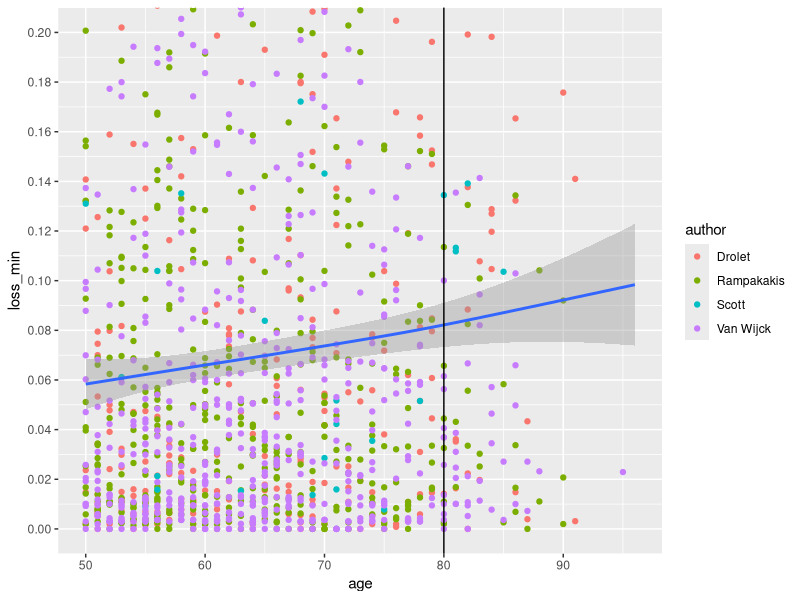
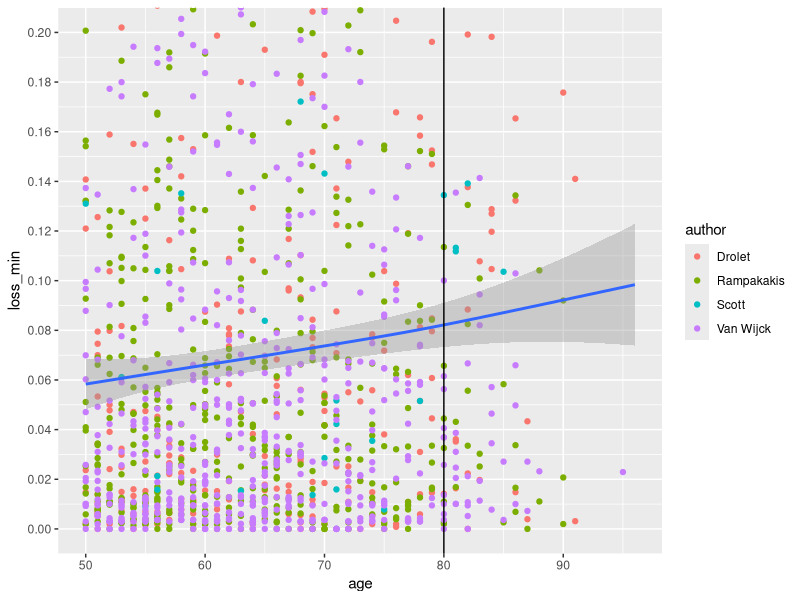
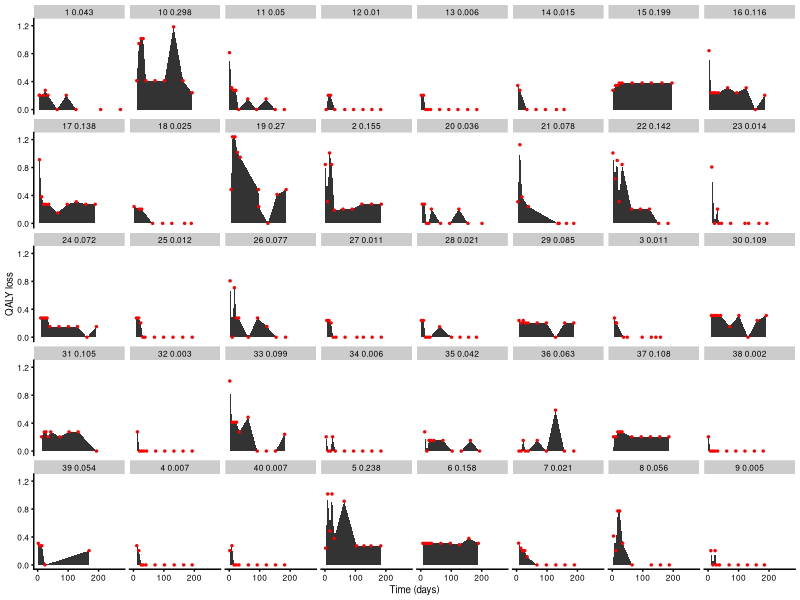
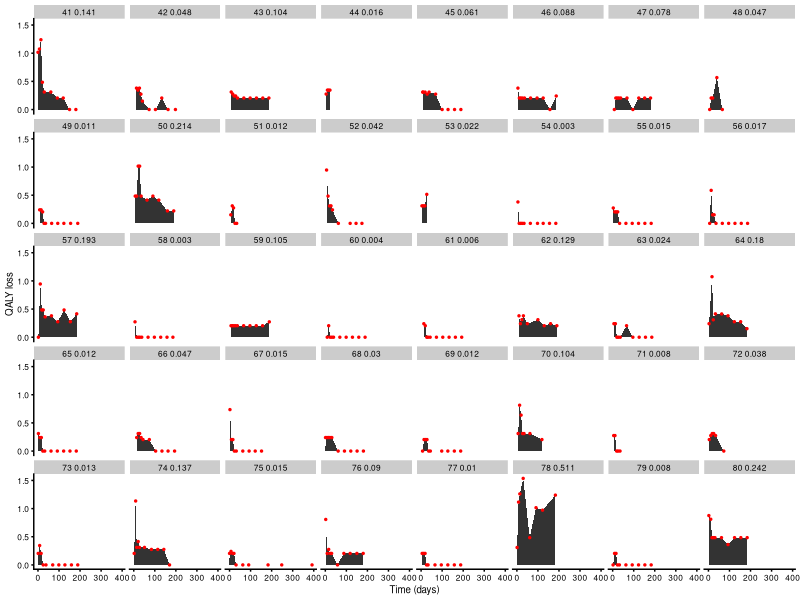
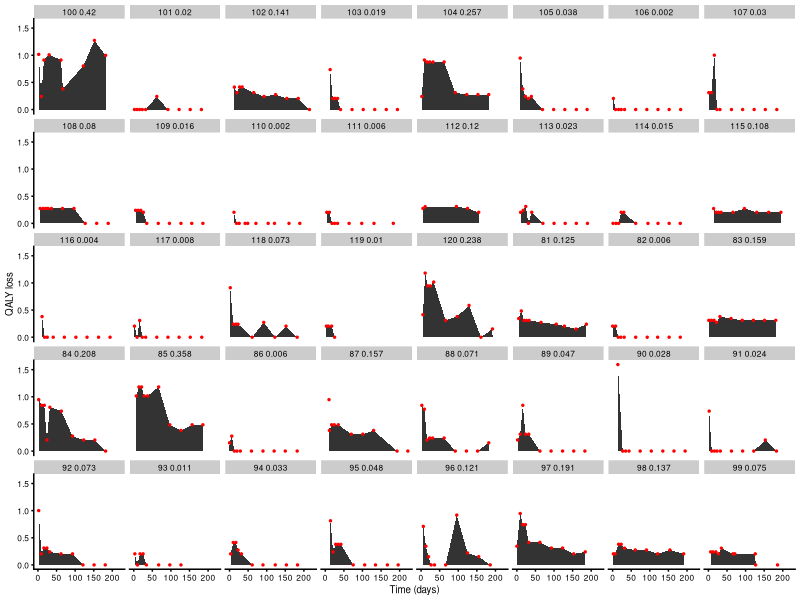
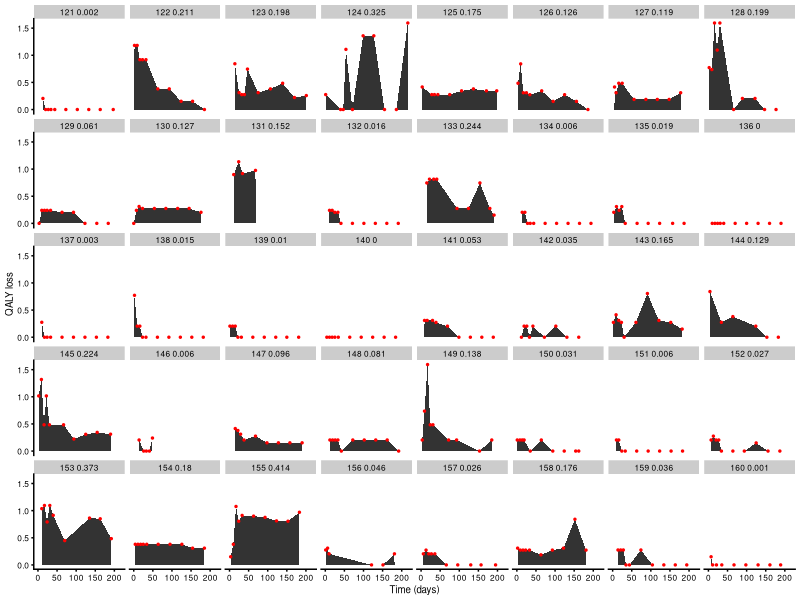
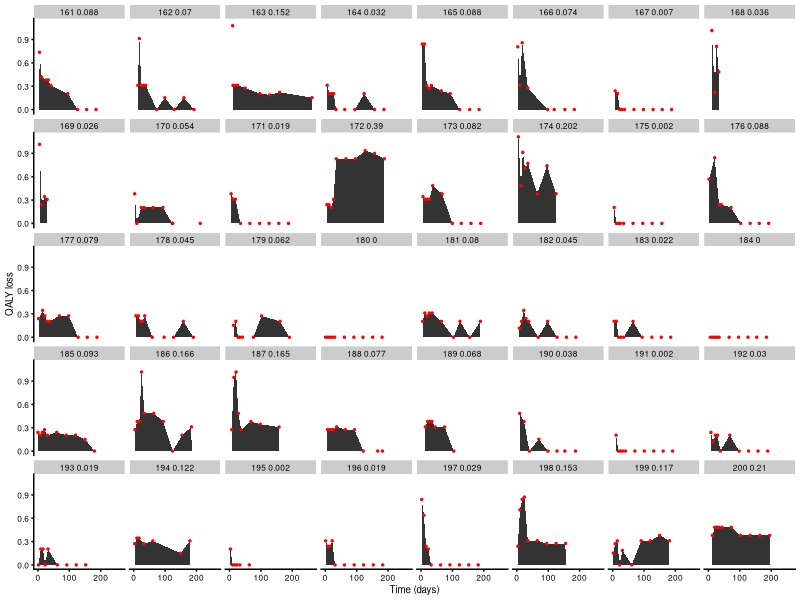
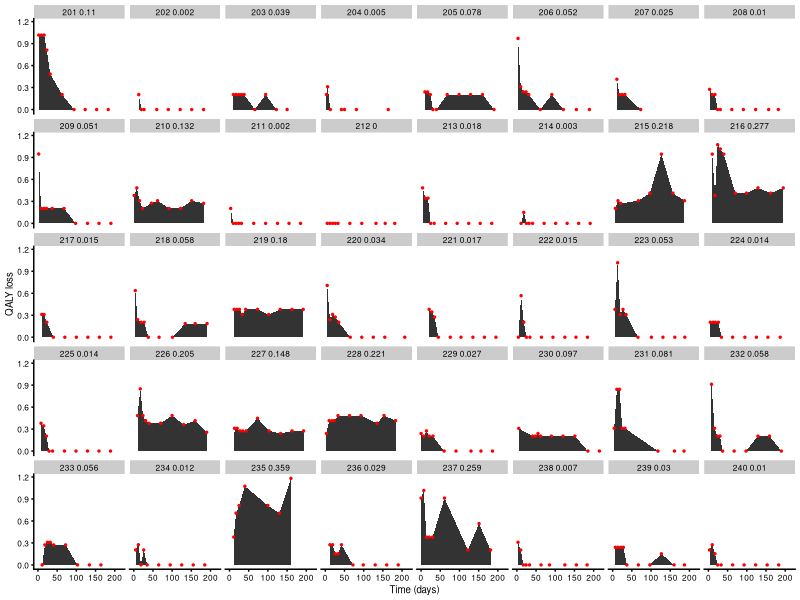

Recreate these plots in R, in order. (Note: a time limit stopped this script after it produced the figures.)
library(data.table)
library(ggplot2)

# Load data
data = fread("./data/27-06-2018 EQ5D_IL.df.mini EQ5D individual level data.csv")
# data = fread("./data/test.csv")
data = data[order(study, Patient.ID, time_points)]

# This explores QALY loss as the area under the polygon defined by loss
# measurements, e.g. if 1 - EQ5D measurements are *, looks like this:
#           *                                   
#          #|##                                 
#        ###|#####*                    *        
#      *####|#####|#####          #####|         
# -----|####|#####|##########*#########|--------
#
# i.e. no area "sticks out" before the first point on the time axis or after
# the last point on the time axis. My argument is that the QALY loss for a
# given patient should be at least this much.

# Calculate QALY loss for each patient
area = function(t, x)
{
    widths = diff(t)
    heights = (head(x, -1) + tail(x, -1)) / 2
    sum(widths * heights)
}
losses = data[, .(loss_min = area(time_points, 1 - EQ5D) / 365.25), 
    by = .(study, Patient.ID, age)]

# Look at trend in QALY loss with age
losses[, author := sub(" et al.*$", "", study)]
ggplot(losses[age >= 50], aes(x = age, y = loss_min)) +
    geom_point(aes(colour = author)) +
    geom_smooth() +
    geom_vline(aes(xintercept = 80)) + 
    coord_cartesian(ylim = c(0, 0.2)) +
    scale_y_continuous(breaks = seq(0, 0.2, by = 0.02))
ggsave("./experimental/example_area_age.pdf", width = 8, height = 4)

# Look at individual QALY loss per patient
data = merge(data, losses, by = c("study", "Patient.ID", "age"), all = TRUE)
data[, patient_number := .GRP, by = .(study, Patient.ID)]
data[, panel_id := paste(patient_number, round(loss_min, 3))]

# Save as a multi-page figure
pdf("./experimental/example_area_individual.pdf", width = 10, height = 6)

patients = data[, unique(Patient.ID)]
for (p in seq(1, length(patients), by = 40)) {
    cat(".")
    pat = patients[p:(p + 39)]
    pat = pat[!is.na(pat)]
    plot = ggplot(data[Patient.ID %in% pat]) +
        geom_area(aes(x = time_points, y = 1 - EQ5D)) +
        geom_point(aes(x = time_points, y = 1 - EQ5D), colour = "red", size = 0.5) +
        facet_wrap(~panel_id, nrow = 5, ncol = 8) +
        cowplot::theme_cowplot(font_size = 7) +
        labs(x = "Time (days)", y = "QALY loss")
    print(plot)
}

dev.off()

# QALY loss, PHN versus non-PHN
phn = data[time_points > 90 & EQ5D < 1, unique(Patient.ID)]
losses[, PHN := Patient.ID %in% phn]
ggplot(losses, aes(x = age, y = loss_min, colour = PHN)) + 
    geom_point() + 
    geom_smooth() + 
    facet_wrap(~PHN)
